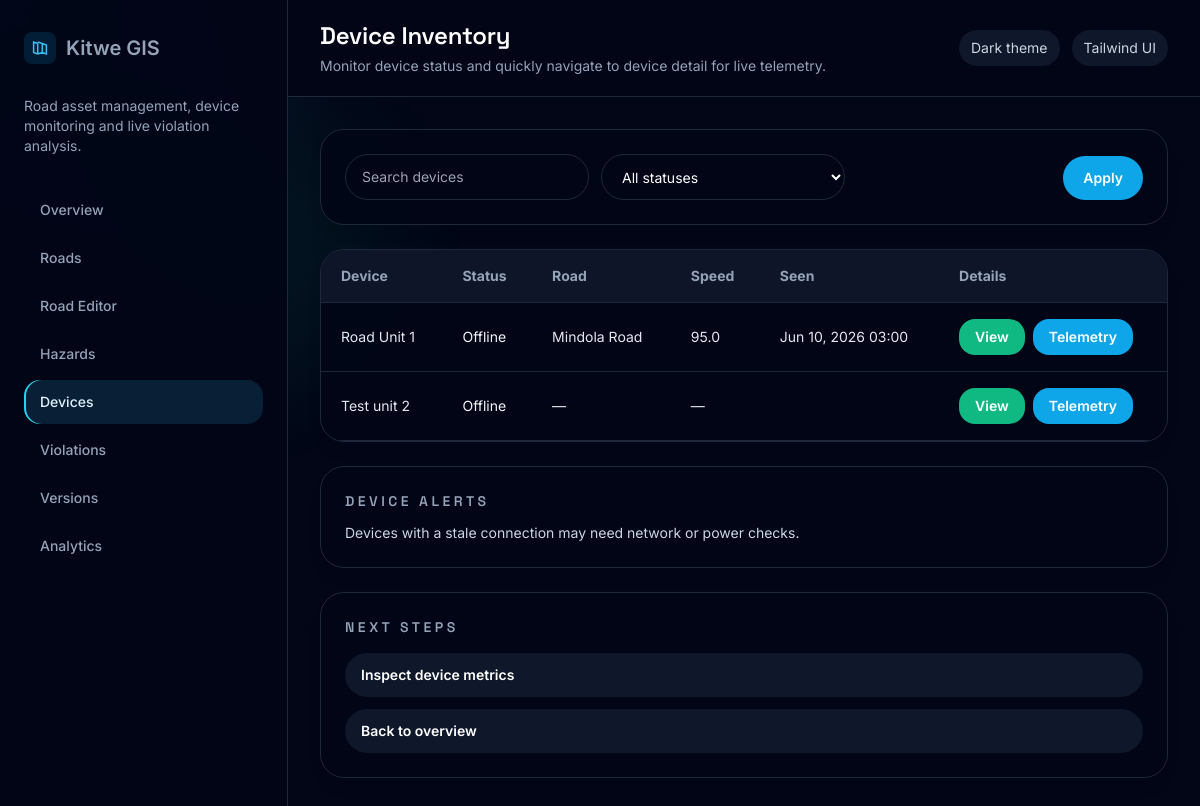
/devices/, run on an earlier commit of the app's database.
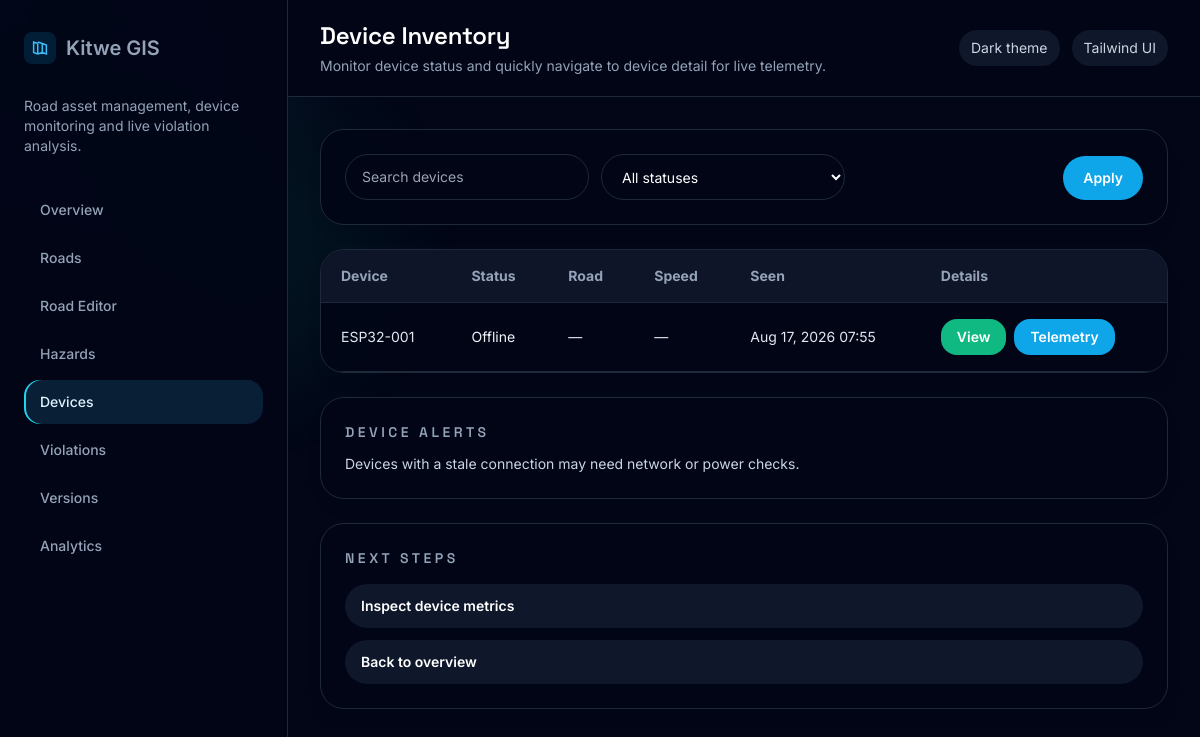
And on a later commit of the database.
### api/models.py (models this page shows, shortened)
class Device(models.Model):
    device_id = models.CharField(max_length=128, unique=True)
    device_name = models.CharField(max_length=128, blank=True)
    current_map_version = models.ForeignKey(MapVersion, null=True, blank=True, on_delete=models.SET_NULL)
    registered_at = models.DateTimeField(auto_now_add=True)
    last_seen = models.DateTimeField(null=True, blank=True)
    class Meta:
        ordering = ['device_id']

class Road(models.Model):
    name = models.CharField(max_length=128)
    speed_limit = models.PositiveIntegerField()
    created_at = models.DateTimeField(auto_now_add=True)
    updated_at = models.DateTimeField(auto_now=True)
    class Meta:
        ordering = ['name']

### dashboard/views.py (the view)
# urls.py: path('devices/', devices_view, name='dashboard-devices'),
def devices_view(request):
    query = request.GET.get('q', '').strip()
    status_filter = request.GET.get('status', '').strip()
    devices = Device.objects.select_related('current_map_version').all()
    active_devices = []
    for device in devices:
        latest = Telemetry.objects.filter(device=device).order_by('-uploaded_at').first()
        status = _device_status(device.last_seen)
        active_devices.append({
            'id': device.id,
            'device_id': device.device_id,
            'device_name': device.device_name,
            'current_speed': float(latest.speed) if latest else None,
            'current_road': latest.road.name if latest else None,
            'latitude': float(latest.latitude) if latest else None,
            'longitude': float(latest.longitude) if latest else None,
            'last_seen': device.last_seen,
            'status': status,
            'current_map_version': device.current_map_version.version if device.current_map_version else None,
        })
    if query:
        active_devices = [device for device in active_devices if query.lower() in device['device_id'].lower() or query.lower() in (device['device_name'] or '').lower()]
    if status_filter:
        active_devices = [device for device in active_devices if device['status'] == status_filter]
    return render(request, 'dashboard/devices.html', {
        'page': 'devices',
        'devices': active_devices,
        'query': query,
        'status_filter': status_filter,
    })

### dashboard/views.py (called while the page is built)
def _device_status(last_seen):
    if not last_seen:
        return 'offline'
    age = (timezone.now() - last_seen).total_seconds()
    if age <= 300:
        return 'online'
    if age <= 900:
        return 'recent'
    return 'offline'

### dashboard/templates/dashboard/devices.html (shortened to what the changed rows need)
{% extends 'dashboard/base.html' %}
{% block page_heading %}Device Inventory{% endblock %}
{% block content %}
<div class="grid gap-6 xl:grid-cols-[1.4fr_0.6fr]">
    <div class="space-y-6">
        <div class="overflow-hidden rounded-3xl border border-slate-800 bg-slate-950/90 shadow-lg shadow-slate-950/10">
            <table class="w-full border-collapse text-left text-sm text-slate-200">
                <thead class="bg-slate-900/95 text-slate-400">
                    <tr>
                        <th class="border-b border-slate-800 px-5 py-4">Device</th>
                        <th class="border-b border-slate-800 px-5 py-4">Status</th>
                        <th class="border-b border-slate-800 px-5 py-4">Road</th>
                        <th class="border-b border-slate-800 px-5 py-4">Speed</th>
                        <th class="border-b border-slate-800 px-5 py-4">Seen</th>
                        <th class="border-b border-slate-800 px-5 py-4">Details</th>
                    </tr>
                </thead>
                <tbody>
                    {% for device in devices %}
                    <tr class="border-b border-slate-800 hover:bg-slate-900/80">
                        <td class="px-5 py-4">{{ device.device_name|default:device.device_id }}</td>
                        <td class="px-5 py-4 capitalize text-slate-100">{{ device.status }}</td>
                        <td class="px-5 py-4">{{ device.current_road|default:'—' }}</td>
                        <td class="px-5 py-4">{{ device.current_speed|default:'—' }}</td>
                        <td class="px-5 py-4">{{ device.last_seen|date:'M j, Y H:i' }}</td>
                        <td class="px-5 py-4">
                            <div class="flex gap-2">
                                <a href="{% url 'dashboard-device-detail' device.device_id %}" class="rounded-2xl bg-emerald-500 px-4 py-2 text-sm font-semibold text-white transition hover:bg-emerald-400">View</a>
                                <a href="{% url 'dashboard-device-detail' device.device_id %}#telemetry" class="rounded-2xl bg-sky-500 px-4 py-2 text-sm font-semibold text-white transition hover:bg-sky-400">Telemetry</a>
                            </div>
                        </td>
                    </tr>
                    {% empty %}
                    <tr>
                        <td colspan="6" class="px-5 py-6 text-center text-slate-400">No devices match the selected filters.</td>
                    </tr>
                    {% endfor %}
                </tbody>
            </table>
        </div>
    </div>
</div>
{% endblock %}

What changed in the data, as far as the page shows it:
removed Device: device_name "Road Unit 1", last_seen "Jun 10, 2026 03:00"
removed Road: current_road "Mindola Road"
changed Device: device_id "Esp32-002" → "ESP32-001" (drawn)
Also different on the page:
new list line: "ESP32-001 Aug 17, 2026 07:55"
new list line: "Offline — — View Telemetry"
list line gone: "Offline 95.0 View Telemetry"
list line gone: "Test unit 2"
list line gone: "Offline — — View Telemetry"
